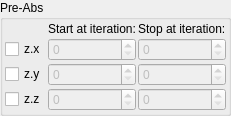
    <widget class="QGroupBox" name="groupBox">
     <property name="title">
      <string>Pre-Abs</string>
     </property>
     <layout class="QVBoxLayout" name="verticalLayout_3" stretch="0">
      <property name="spacing">
       <number>2</number>
      </property>
      <property name="leftMargin">
       <number>2</number>
      </property>
      <property name="topMargin">
       <number>2</number>
      </property>
      <property name="rightMargin">
       <number>2</number>
      </property>
      <property name="bottomMargin">
       <number>2</number>
      </property>
      <item>
       <layout class="QGridLayout" name="gridLayout_8" columnstretch="0,1,1">
        <property name="spacing">
         <number>2</number>
        </property>
        <item row="1" column="1">
         <widget class="MySpinBox" name="spinboxInt_transf_start_iterations_X">
          <property name="enabled">
           <bool>false</bool>
          </property>
          <property name="sizePolicy">
           <sizepolicy hsizetype="Minimum" vsizetype="Maximum">
            <horstretch>0</horstretch>
            <verstretch>0</verstretch>
           </sizepolicy>
          </property>
          <property name="maximum">
           <number>999</number>
          </property>
         </widget>
        </item>
        <item row="3" column="0">
         <widget class="MyCheckBox" name="checkBox_transf_function_enabledAz_false">
          <property name="text">
           <string notr="true">z.z</string>
          </property>
         </widget>
        </item>
        <item row="3" column="1">
         <widget class="MySpinBox" name="spinboxInt_transf_start_iterations_Z">
          <property name="enabled">
           <bool>false</bool>
          </property>
          <property name="sizePolicy">
           <sizepolicy hsizetype="Minimum" vsizetype="Maximum">
            <horstretch>0</horstretch>
            <verstretch>0</verstretch>
           </sizepolicy>
          </property>
          <property name="maximum">
           <number>999</number>
          </property>
         </widget>
        </item>
        <item row="1" column="0">
         <widget class="MyCheckBox" name="checkBox_transf_function_enabledAx_false">
          <property name="text">
           <string notr="true">z.x</string>
          </property>
         </widget>
        </item>
        <item row="2" column="1">
         <widget class="MySpinBox" name="spinboxInt_transf_start_iterations_Y">
          <property name="enabled">
           <bool>false</bool>
          </property>
          <property name="sizePolicy">
           <sizepolicy hsizetype="Minimum" vsizetype="Maximum">
            <horstretch>0</horstretch>
            <verstretch>0</verstretch>
           </sizepolicy>
          </property>
          <property name="maximum">
           <number>999</number>
          </property>
         </widget>
        </item>
        <item row="2" column="0">
         <widget class="MyCheckBox" name="checkBox_transf_function_enabledAy_false">
          <property name="text">
           <string notr="true">z.y</string>
          </property>
         </widget>
        </item>
        <item row="1" column="2">
         <widget class="MySpinBox" name="spinboxInt_transf_stop_iterations_X">
          <property name="enabled">
           <bool>false</bool>
          </property>
          <property name="sizePolicy">
           <sizepolicy hsizetype="Minimum" vsizetype="Maximum">
            <horstretch>0</horstretch>
            <verstretch>0</verstretch>
           </sizepolicy>
          </property>
          <property name="maximum">
           <number>999</number>
          </property>
         </widget>
        </item>
        <item row="3" column="2">
         <widget class="MySpinBox" name="spinboxInt_transf_stop_iterations_Z">
          <property name="enabled">
           <bool>false</bool>
          </property>
          <property name="sizePolicy">
           <sizepolicy hsizetype="Minimum" vsizetype="Maximum">
            <horstretch>0</horstretch>
            <verstretch>0</verstretch>
           </sizepolicy>
          </property>
          <property name="maximum">
           <number>999</number>
          </property>
         </widget>
        </item>
        <item row="2" column="2">
         <widget class="MySpinBox" name="spinboxInt_transf_stop_iterations_Y">
          <property name="enabled">
           <bool>false</bool>
          </property>
          <property name="sizePolicy">
           <sizepolicy hsizetype="Minimum" vsizetype="Maximum">
            <horstretch>0</horstretch>
            <verstretch>0</verstretch>
           </sizepolicy>
          </property>
          <property name="maximum">
           <number>999</number>
          </property>
         </widget>
        </item>
        <item row="0" column="1">
         <widget class="QLabel" name="label_281">
          <property name="text">
           <string>Start at iteration:</string>
          </property>
         </widget>
        </item>
        <item row="0" column="2">
         <widget class="QLabel" name="label_282">
          <property name="text">
           <string>Stop at iteration:</string>
          </property>
         </widget>
        </item>
       </layout>
      </item>
     </layout>
    </widget>
